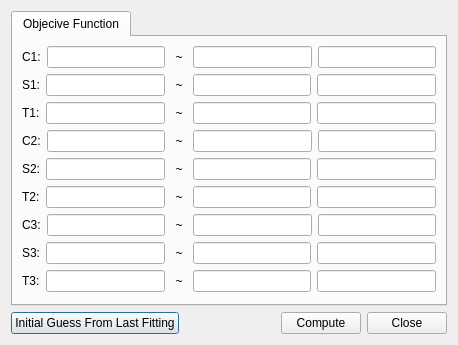
<?xml version="1.0" encoding="UTF-8"?>
<ui version="4.0">
 <class>SelectParamByBobyqaDlg</class>
 <widget class="QDialog" name="SelectParamByBobyqaDlg">
  <property name="windowModality">
   <enum>Qt::NonModal</enum>
  </property>
  <property name="geometry">
   <rect>
    <x>0</x>
    <y>0</y>
    <width>458</width>
    <height>345</height>
   </rect>
  </property>
  <property name="windowTitle">
   <string>Select Parameters By Bound Optimization BY Quadratic Approximation</string>
  </property>
  <layout class="QVBoxLayout" name="verticalLayout_3">
   <item>
    <widget class="QTabWidget" name="tabWidget">
     <property name="currentIndex">
      <number>0</number>
     </property>
     <widget class="QWidget" name="tab_2">
      <attribute name="title">
       <string>Objecive Function</string>
      </attribute>
      <layout class="QVBoxLayout" name="verticalLayout_5">
       <item>
        <widget class="QWidget" name="widget_1" native="true">
         <layout class="QHBoxLayout" name="horizontalLayout_8">
          <property name="margin">
           <number>0</number>
          </property>
          <item>
           <layout class="QVBoxLayout" name="verticalLayout">
            <item>
             <layout class="QHBoxLayout" name="horizontalLayout_4">
              <item>
               <widget class="QLabel" name="label_c1_2">
                <property name="minimumSize">
                 <size>
                  <width>16</width>
                  <height>0</height>
                 </size>
                </property>
                <property name="text">
                 <string>C1:</string>
                </property>
               </widget>
              </item>
              <item>
               <widget class="QLineEdit" name="lineEdit_c1small">
                <property name="minimumSize">
                 <size>
                  <width>60</width>
                  <height>0</height>
                 </size>
                </property>
               </widget>
              </item>
              <item>
               <widget class="QLabel" name="label_16">
                <property name="minimumSize">
                 <size>
                  <width>16</width>
                  <height>0</height>
                 </size>
                </property>
                <property name="text">
                 <string>~</string>
                </property>
                <property name="alignment">
                 <set>Qt::AlignCenter</set>
                </property>
               </widget>
              </item>
              <item>
               <widget class="QLineEdit" name="lineEdit_c1large">
                <property name="minimumSize">
                 <size>
                  <width>60</width>
                  <height>0</height>
                 </size>
                </property>
               </widget>
              </item>
              <item>
               <widget class="QLineEdit" name="lineEdit_c1guess"/>
              </item>
             </layout>
            </item>
            <item>
             <layout class="QHBoxLayout" name="horizontalLayout_5">
              <item>
               <widget class="QLabel" name="label_c1_5">
                <property name="minimumSize">
                 <size>
                  <width>16</width>
                  <height>0</height>
                 </size>
                </property>
                <property name="text">
                 <string>S1:</string>
                </property>
               </widget>
              </item>
              <item>
               <widget class="QLineEdit" name="lineEdit_s1small">
                <property name="minimumSize">
                 <size>
                  <width>60</width>
                  <height>0</height>
                 </size>
                </property>
               </widget>
              </item>
              <item>
               <widget class="QLabel" name="label_18">
                <property name="minimumSize">
                 <size>
                  <width>16</width>
                  <height>0</height>
                 </size>
                </property>
                <property name="text">
                 <string>~</string>
                </property>
                <property name="alignment">
                 <set>Qt::AlignCenter</set>
                </property>
               </widget>
              </item>
              <item>
               <widget class="QLineEdit" name="lineEdit_s1large">
                <property name="minimumSize">
                 <size>
                  <width>60</width>
                  <height>0</height>
                 </size>
                </property>
               </widget>
              </item>
              <item>
               <widget class="QLineEdit" name="lineEdit_s1guess"/>
              </item>
             </layout>
            </item>
            <item>
             <widget class="QWidget" name="twgt1" native="true">
              <layout class="QHBoxLayout" name="horizontalLayout">
               <property name="margin">
                <number>0</number>
               </property>
               <item>
                <widget class="QLabel" name="label_c1_8">
                 <property name="minimumSize">
                  <size>
                   <width>16</width>
                   <height>0</height>
                  </size>
                 </property>
                 <property name="text">
                  <string>T1:</string>
                 </property>
                </widget>
               </item>
               <item>
                <widget class="QLineEdit" name="lineEdit_t1small">
                 <property name="minimumSize">
                  <size>
                   <width>60</width>
                   <height>0</height>
                  </size>
                 </property>
                </widget>
               </item>
               <item>
                <widget class="QLabel" name="label_17">
                 <property name="minimumSize">
                  <size>
                   <width>16</width>
                   <height>0</height>
                  </size>
                 </property>
                 <property name="text">
                  <string>~</string>
                 </property>
                 <property name="alignment">
                  <set>Qt::AlignCenter</set>
                 </property>
                </widget>
               </item>
               <item>
                <widget class="QLineEdit" name="lineEdit_t1large">
                 <property name="minimumSize">
                  <size>
                   <width>60</width>
                   <height>0</height>
                  </size>
                 </property>
                </widget>
               </item>
               <item>
                <widget class="QLineEdit" name="lineEdit_t1guess"/>
               </item>
              </layout>
             </widget>
            </item>
           </layout>
          </item>
         </layout>
        </widget>
       </item>
       <item>
        <widget class="QWidget" name="widget_2" native="true">
         <property name="enabled">
          <bool>true</bool>
         </property>
         <layout class="QHBoxLayout" name="horizontalLayout_9">
          <property name="margin">
           <number>0</number>
          </property>
          <item>
           <layout class="QVBoxLayout" name="verticalLayout_2">
            <item>
             <layout class="QHBoxLayout" name="horizontalLayout_7">
              <item>
               <widget class="QLabel" name="label_c2range">
                <property name="enabled">
                 <bool>true</bool>
                </property>
                <property name="minimumSize">
                 <size>
                  <width>16</width>
                  <height>0</height>
                 </size>
                </property>
                <property name="text">
                 <string>C2:</string>
                </property>
               </widget>
              </item>
              <item>
               <widget class="QLineEdit" name="lineEdit_c2small">
                <property name="enabled">
                 <bool>true</bool>
                </property>
                <property name="minimumSize">
                 <size>
                  <width>60</width>
                  <height>0</height>
                 </size>
                </property>
               </widget>
              </item>
              <item>
               <widget class="QLabel" name="label_c2dru">
                <property name="enabled">
                 <bool>true</bool>
                </property>
                <property name="minimumSize">
                 <size>
                  <width>16</width>
                  <height>0</height>
                 </size>
                </property>
                <property name="text">
                 <string>~</string>
                </property>
                <property name="alignment">
                 <set>Qt::AlignCenter</set>
                </property>
               </widget>
              </item>
              <item>
               <widget class="QLineEdit" name="lineEdit_c2large">
                <property name="enabled">
                 <bool>true</bool>
                </property>
                <property name="minimumSize">
                 <size>
                  <width>60</width>
                  <height>0</height>
                 </size>
                </property>
               </widget>
              </item>
              <item>
               <widget class="QLineEdit" name="lineEdit_c2guess"/>
              </item>
             </layout>
            </item>
            <item>
             <layout class="QHBoxLayout" name="horizontalLayout_11">
              <item>
               <widget class="QLabel" name="label_s2range">
                <property name="enabled">
                 <bool>true</bool>
                </property>
                <property name="minimumSize">
                 <size>
                  <width>16</width>
                  <height>0</height>
                 </size>
                </property>
                <property name="text">
                 <string>S2:</string>
                </property>
               </widget>
              </item>
              <item>
               <widget class="QLineEdit" name="lineEdit_s2small">
                <property name="enabled">
                 <bool>true</bool>
                </property>
                <property name="minimumSize">
                 <size>
                  <width>60</width>
                  <height>0</height>
                 </size>
                </property>
               </widget>
              </item>
              <item>
               <widget class="QLabel" name="label_s2dru">
                <property name="enabled">
                 <bool>true</bool>
                </property>
                <property name="minimumSize">
                 <size>
                  <width>16</width>
                  <height>0</height>
                 </size>
                </property>
                <property name="text">
                 <string>~</string>
                </property>
                <property name="alignment">
                 <set>Qt::AlignCenter</set>
                </property>
               </widget>
              </item>
              <item>
               <widget class="QLineEdit" name="lineEdit_s2large">
                <property name="enabled">
                 <bool>true</bool>
                </property>
                <property name="minimumSize">
                 <size>
                  <width>60</width>
                  <height>0</height>
                 </size>
                </property>
               </widget>
              </item>
              <item>
               <widget class="QLineEdit" name="lineEdit_s2guess"/>
              </item>
             </layout>
            </item>
            <item>
             <widget class="QWidget" name="twgt2" native="true">
              <layout class="QHBoxLayout" name="horizontalLayout_2">
               <property name="margin">
                <number>0</number>
               </property>
               <item>
                <widget class="QLabel" name="label_t2range">
                 <property name="enabled">
                  <bool>true</bool>
                 </property>
                 <property name="minimumSize">
                  <size>
                   <width>16</width>
                   <height>0</height>
                  </size>
                 </property>
                 <property name="text">
                  <string>T2:</string>
                 </property>
                </widget>
               </item>
               <item>
                <widget class="QLineEdit" name="lineEdit_t2small">
                 <property name="enabled">
                  <bool>true</bool>
                 </property>
                 <property name="minimumSize">
                  <size>
                   <width>60</width>
                   <height>0</height>
                  </size>
                 </property>
                </widget>
               </item>
               <item>
                <widget class="QLabel" name="label_t2dru">
                 <property name="enabled">
                  <bool>true</bool>
                 </property>
                 <property name="minimumSize">
                  <size>
                   <width>16</width>
                   <height>0</height>
                  </size>
                 </property>
                 <property name="text">
                  <string>~</string>
                 </property>
                 <property name="alignment">
                  <set>Qt::AlignCenter</set>
                 </property>
                </widget>
               </item>
               <item>
                <widget class="QLineEdit" name="lineEdit_t2large">
                 <property name="enabled">
                  <bool>true</bool>
                 </property>
                 <property name="minimumSize">
                  <size>
                   <width>60</width>
                   <height>0</height>
                  </size>
                 </property>
                </widget>
               </item>
               <item>
                <widget class="QLineEdit" name="lineEdit_t2guess"/>
               </item>
              </layout>
             </widget>
            </item>
           </layout>
          </item>
         </layout>
        </widget>
       </item>
       <item>
        <widget class="QWidget" name="widget_3" native="true">
         <property name="enabled">
          <bool>true</bool>
         </property>
         <layout class="QHBoxLayout" name="horizontalLayout_10">
          <property name="margin">
           <number>0</number>
          </property>
          <item>
           <layout class="QVBoxLayout" name="verticalLayout_4">
            <item>
             <layout class="QHBoxLayout" name="horizontalLayout_12">
              <item>
               <widget class="QLabel" name="label_c3range">
                <property name="enabled">
                 <bool>true</bool>
                </property>
                <property name="minimumSize">
                 <size>
                  <width>16</width>
                  <height>0</height>
                 </size>
                </property>
                <property name="text">
                 <string>C3:</string>
                </property>
               </widget>
              </item>
              <item>
               <widget class="QLineEdit" name="lineEdit_c3small">
                <property name="enabled">
                 <bool>true</bool>
                </property>
                <property name="minimumSize">
                 <size>
                  <width>60</width>
                  <height>0</height>
                 </size>
                </property>
               </widget>
              </item>
              <item>
               <widget class="QLabel" name="label_c3dru">
                <property name="enabled">
                 <bool>true</bool>
                </property>
                <property name="minimumSize">
                 <size>
                  <width>16</width>
                  <height>0</height>
                 </size>
                </property>
                <property name="text">
                 <string>~</string>
                </property>
                <property name="alignment">
                 <set>Qt::AlignCenter</set>
                </property>
               </widget>
              </item>
              <item>
               <widget class="QLineEdit" name="lineEdit_c3large">
                <property name="enabled">
                 <bool>true</bool>
                </property>
                <property name="minimumSize">
                 <size>
                  <width>60</width>
                  <height>0</height>
                 </size>
                </property>
               </widget>
              </item>
              <item>
               <widget class="QLineEdit" name="lineEdit_c3guess"/>
              </item>
             </layout>
            </item>
            <item>
             <layout class="QHBoxLayout" name="horizontalLayout_13">
              <item>
               <widget class="QLabel" name="label_s3range">
                <property name="enabled">
                 <bool>true</bool>
                </property>
                <property name="minimumSize">
                 <size>
                  <width>16</width>
                  <height>0</height>
                 </size>
                </property>
                <property name="text">
                 <string>S3:</string>
                </property>
               </widget>
              </item>
              <item>
               <widget class="QLineEdit" name="lineEdit_s3small">
                <property name="enabled">
                 <bool>true</bool>
                </property>
                <property name="minimumSize">
                 <size>
                  <width>60</width>
                  <height>0</height>
                 </size>
                </property>
               </widget>
              </item>
              <item>
               <widget class="QLabel" name="label_s3dru">
                <property name="enabled">
                 <bool>true</bool>
                </property>
                <property name="minimumSize">
                 <size>
                  <width>16</width>
                  <height>0</height>
                 </size>
                </property>
                <property name="text">
                 <string>~</string>
                </property>
                <property name="alignment">
                 <set>Qt::AlignCenter</set>
                </property>
               </widget>
              </item>
              <item>
               <widget class="QLineEdit" name="lineEdit_s3large">
                <property name="enabled">
                 <bool>true</bool>
                </property>
                <property name="minimumSize">
                 <size>
                  <width>60</width>
                  <height>0</height>
                 </size>
                </property>
               </widget>
              </item>
              <item>
               <widget class="QLineEdit" name="lineEdit_s3guess"/>
              </item>
             </layout>
            </item>
            <item>
             <widget class="QWidget" name="twgt3" native="true">
              <layout class="QHBoxLayout" name="horizontalLayout_3">
               <property name="margin">
                <number>0</number>
               </property>
               <item>
                <widget class="QLabel" name="label_t3range">
                 <property name="enabled">
                  <bool>true</bool>
                 </property>
                 <property name="minimumSize">
                  <size>
                   <width>16</width>
                   <height>0</height>
                  </size>
                 </property>
                 <property name="text">
                  <string>T3:</string>
                 </property>
                </widget>
               </item>
               <item>
                <widget class="QLineEdit" name="lineEdit_t3small">
                 <property name="enabled">
                  <bool>true</bool>
                 </property>
                 <property name="minimumSize">
                  <size>
                   <width>60</width>
                   <height>0</height>
                  </size>
                 </property>
                </widget>
               </item>
               <item>
                <widget class="QLabel" name="label_t3dru">
                 <property name="enabled">
                  <bool>true</bool>
                 </property>
                 <property name="minimumSize">
                  <size>
                   <width>16</width>
                   <height>0</height>
                  </size>
                 </property>
                 <property name="text">
                  <string>~</string>
                 </property>
                 <property name="alignment">
                  <set>Qt::AlignCenter</set>
                 </property>
                </widget>
               </item>
               <item>
                <widget class="QLineEdit" name="lineEdit_t3large">
                 <property name="enabled">
                  <bool>true</bool>
                 </property>
                 <property name="minimumSize">
                  <size>
                   <width>60</width>
                   <height>0</height>
                  </size>
                 </property>
                </widget>
               </item>
               <item>
                <widget class="QLineEdit" name="lineEdit_t3guess"/>
               </item>
              </layout>
             </widget>
            </item>
           </layout>
          </item>
         </layout>
        </widget>
       </item>
       <item>
        <spacer name="verticalSpacer">
         <property name="orientation">
          <enum>Qt::Vertical</enum>
         </property>
         <property name="sizeHint" stdset="0">
          <size>
           <width>20</width>
           <height>40</height>
          </size>
         </property>
        </spacer>
       </item>
      </layout>
     </widget>
    </widget>
   </item>
   <item>
    <layout class="QHBoxLayout" name="horizontalLayout_6">
     <item>
      <widget class="QPushButton" name="pushButton_lastfitting">
       <property name="text">
        <string>Initial Guess From Last Fitting</string>
       </property>
      </widget>
     </item>
     <item>
      <spacer name="horizontalSpacer">
       <property name="orientation">
        <enum>Qt::Horizontal</enum>
       </property>
       <property name="sizeHint" stdset="0">
        <size>
         <width>40</width>
         <height>20</height>
        </size>
       </property>
      </spacer>
     </item>
     <item>
      <widget class="QPushButton" name="pushButton_calculate">
       <property name="text">
        <string>Compute</string>
       </property>
      </widget>
     </item>
     <item>
      <widget class="QPushButton" name="pushButton_close">
       <property name="text">
        <string>Close</string>
       </property>
      </widget>
     </item>
    </layout>
   </item>
  </layout>
 </widget>
 <resources/>
 <connections/>
</ui>
